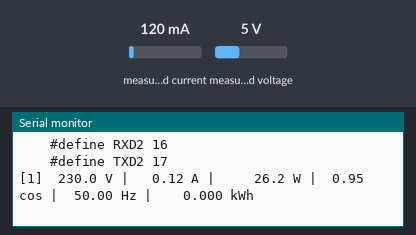
The sketch below on a simulated ESP32. Parts: the last lines printed to the serial monitor. Inputs (shaded band) come from the test bench; at power-on: measured current 120 mA, measured voltage 5 V.

Above: at 2.2 s.
2.3 s: measured current set to 40 mA
At 4.1 s:
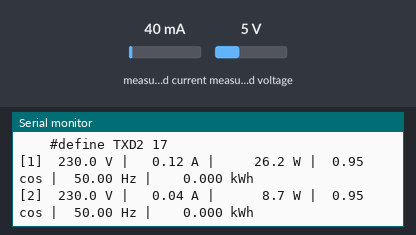
5.6 s: measured current set to 500 mA
At 8.3 s:
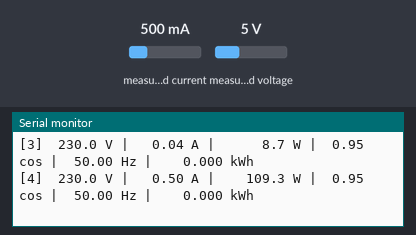
8.8 s: measured voltage set to 0.3 V
At 9.9 s:
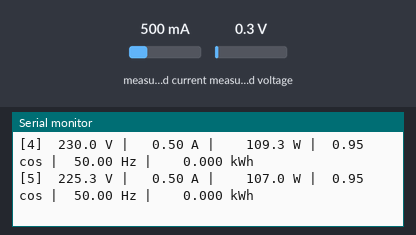
Timing chart, 0 to 11.8 s (numbered marks = the images above; inputs shaded):
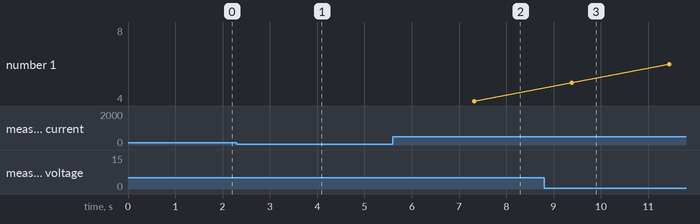

Measured:
- after the input at 2.3 s, the serial monitor: prints a new line after 0.89 s (image 1)
- after the input at 5.6 s, the serial monitor: prints a new line after 1.7 s (image 2)
- after the input at 8.8 s, the serial monitor: prints a new line after 0.58 s (image 3)

The sketch:

prueba_pzem.ino
```cpp
/* =============================================================================
 * Oxynet - Prueba y busqueda de pines del PZEM-004T
 *
 * Sin Wi-Fi ni Firebase: aisla el sensor del resto del sistema.
 *
 * En el ESP32 el UART2 no esta atado a los pines 16/17: la matriz de GPIO deja
 * mapearlo a casi cualquier pin. Por eso este sketch, si no logra hablar con el
 * modulo, prueba una lista de combinaciones —incluidas las dos orientaciones de
 * RX/TX— y te dice cual funciona.
 *
 * Cargar, abrir el Monitor Serie a 115200 baudios y esperar.
 *
 * Libreria necesaria: PZEM004Tv30 (mandulaj) >= 1.1
 * ========================================================================== */

#include <PZEM004Tv30.h>

// Si ya sabes que pines usar, ponelos aca y el sketch saltea la busqueda.
// Dejar en -1 para que los busque solo.
#define FORZAR_RX -1
#define FORZAR_TX -1

/**
 * Combinaciones a probar, en orden. Cada par va en las dos orientaciones,
 * porque cruzar RX con TX es el error mas comun y desde afuera se ve igual que
 * un modulo muerto.
 *
 * Quedan afuera a proposito:
 *   - GPIO 6 a 11: van a la memoria flash, usarlos cuelga la placa.
 *   - GPIO 16 y 17 en modulos WROVER: los ocupa la PSRAM. Se prueban igual
 *     porque en los WROOM son los clasicos, pero si tu placa tiene PSRAM van a
 *     fallar siempre y hay que usar otro par.
 *   - GPIO 34 a 39: son solo entrada, no pueden hacer de TX.
 */
struct Combinacion { int8_t rx; int8_t tx; };

const Combinacion COMBINACIONES[] = {
  { 16, 17 }, { 17, 16 },
  { 25, 26 }, { 26, 25 },
  { 32, 33 }, { 33, 32 },
  { 27, 14 }, { 14, 27 },
  { 18, 19 }, { 19, 18 },
  { 22, 23 }, { 23, 22 },
  {  4,  5 }, {  5,  4 },
  { 13, 15 }, { 15, 13 },
};
const size_t CANTIDAD = sizeof(COMBINACIONES) / sizeof(COMBINACIONES[0]);

int8_t pinRx = -1;
int8_t pinTx = -1;
unsigned long lecturas = 0;

/** Devuelve true si en esos pines hay un PZEM que contesta. */
bool responde(int8_t rx, int8_t tx) {
  Serial2.end();
  delay(60);
  PZEM004Tv30 candidato(Serial2, rx, tx);
  // Dos intentos: el primero suele perderse mientras el modulo se despierta.
  for (int intento = 0; intento < 2; intento++) {
    delay(350);
    if (!isnan(candidato.voltage())) return true;
  }
  return false;
}

void buscarPines() {
  Serial.println("Buscando el modulo en las combinaciones conocidas...");
  Serial.println("(RX del ESP32 va al TX del PZEM, y TX del ESP32 al RX del PZEM)");
  Serial.println();

  for (size_t k = 0; k < CANTIDAD; k++) {
    const Combinacion& c = COMBINACIONES[k];
    Serial.printf("  RX=GPIO%-2d TX=GPIO%-2d ... ", c.rx, c.tx);
    if (responde(c.rx, c.tx)) {
      Serial.println("CONTESTA");
      pinRx = c.rx;
      pinTx = c.tx;
      return;
    }
    Serial.println("nada");
  }
}

void setup() {
  Serial.begin(115200);
  delay(600);
  Serial.println();
  Serial.println("=== Prueba del PZEM-004T ===");
  Serial.println();

  if (FORZAR_RX >= 0 && FORZAR_TX >= 0) {
    pinRx = FORZAR_RX;
    pinTx = FORZAR_TX;
    Serial.printf("Pines forzados: RX=GPIO%d TX=GPIO%d\n\n", pinRx, pinTx);
  } else {
    buscarPines();
  }

  Serial.println();
  if (pinRx < 0) {
    Serial.println("NINGUNA COMBINACION CONTESTO.");
    Serial.println();
    Serial.println("Con todos los pines descartados, lo que queda es alimentacion o cableado:");
    Serial.println("  1. El lado TTL del PZEM necesita 5 V. Con los 3,3 V del ESP32 a veces");
    Serial.println("     arranca y a veces no, y es un sintoma identico a este.");
    Serial.println("  2. Tiene que haber GND comun entre el ESP32 y el PZEM.");
    Serial.println("  3. El lado de AC del modulo tiene que tener tension: la parte de");
    Serial.println("     medicion se alimenta de la linea que mide.");
    Serial.println("  4. Revisar que los Dupont hagan contacto; son la falla mas boba y comun.");
    Serial.println();
    Serial.println("Si tu placa tiene PSRAM (modulos WROVER), los GPIO 16 y 17 estan ocupados");
    Serial.println("por la memoria y nunca van a funcionar: usar por ejemplo 25 y 26.");
    return;
  }

  Serial.println("======================================================");
  Serial.printf("  MODULO ENCONTRADO EN  RX=GPIO%d  TX=GPIO%d\n", pinRx, pinTx);
  Serial.println("======================================================");
  Serial.println();
  Serial.println("Anotar estos dos numeros y ponerlos en el firmware principal:");
  Serial.printf("    #define RXD2 %d\n", pinRx);
  Serial.printf("    #define TXD2 %d\n", pinTx);
  Serial.println();
}

void loop() {
  if (pinRx < 0) {
    delay(5000);
    return;
  }

  static PZEM004Tv30 pzem(Serial2, pinRx, pinTx);
  lecturas++;

  float tension    = pzem.voltage();
  float corriente  = pzem.current();
  float potencia   = pzem.power();
  float energia    = pzem.energy();
  float frecuencia = pzem.frequency();
  float cosfi      = pzem.pf();

  if (isnan(tension)) {
    Serial.printf("[%lu] Se perdio la comunicacion. Si pasa cada tanto, mirar la fuente:\n", lecturas);
    Serial.println("      un ESP32 que se reinicia solo tambien deja al PZEM sin contestar.");
  } else {
    Serial.printf("[%lu] %6.1f V | %6.2f A | %8.1f W | %5.2f cos | %6.2f Hz | %8.3f kWh\n",
                  lecturas, tension, corriente, potencia, cosfi, frecuencia, energia);

    // La tension llega pero la corriente da cero: el modulo habla bien, lo que
    // no esta midiendo es la pinza. Es un sintoma distinto y conviene separarlo.
    if (corriente == 0.0f) {
      Serial.println("      Corriente en 0. Si la bomba esta andando, revisar:");
      Serial.println("      - Que la pinza este CERRADA (que haya hecho clic).");
      Serial.println("      - Que abrace UN SOLO conductor. Si toma fase y neutro");
      Serial.println("        juntos, las corrientes se cancelan y siempre da 0.");
      Serial.println("      - Que el conector de la pinza este enchufado al modulo.");
    }
  }

  // El PZEM-004T v3 necesita su tiempo entre consultas Modbus; con menos de
  // ~200 ms empieza a no contestar aunque este todo bien conectado.
  delay(2000);
}
```
